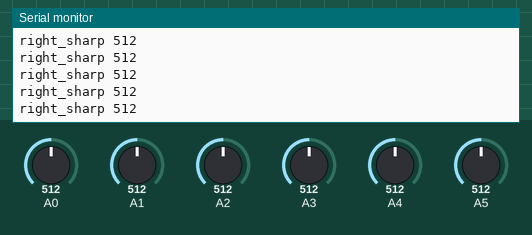
A sketch run on a simulated Arduino Uno, built with avr-gcc and run on an emulated ATmega328P. Parts: the last lines printed to the serial monitor. The inputs (shaded band) are chosen by the test bench; at power-on: A1 = 512, A0 = 512, A2 = 512, A3 = 512, A4 = 512, A5 = 512.

Above: at 1.2 s.
1.3 s: A1 set to 716
At 1.56 s:
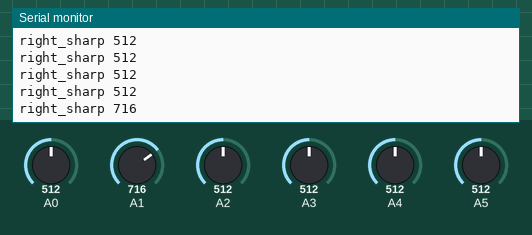
2.8 s: A1 set to 992
At 2.97 s:
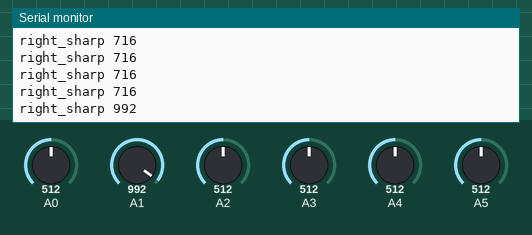
Timing chart, 0 to 5.8 s (numbered marks = the images above; inputs shaded):
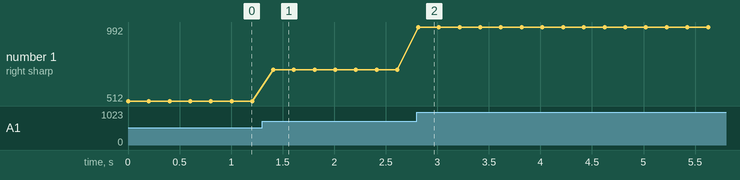

Measured:
- after the input at 1.3 s, the serial monitor: prints a new line after 0.11 s (image 1)
- after the input at 2.8 s, the serial monitor: prints a new line at once (image 2)
- plotted number 1: 512 → 716 after the input at 1.3 s, 716 → 992 after the input at 2.8 s

The sketch:

sensors_test.ino
```cpp
#include "sensors.h"


void setup() {

	Serial.begin(9600);
}

void loop() {

	read_sensors_data();

	/*Serial.print("[");
	Serial.print(left_sharp());
	Serial.print(", ");
	Serial.print(right_sharp());
	Serial.print(", ");
	Serial.print(ldr0());
	Serial.print(", ");
	Serial.print(ldr1());
	Serial.print(", ");
	Serial.print(ldr2());
	Serial.print(", ");
	Serial.print(ldr3());
	Serial.println("]");//*/

/*	Serial.print("left_sharp");
	Serial.print(" ");
	Serial.print(left_sharp());//*/

	Serial.print("right_sharp");
	Serial.print(" ");
	Serial.println(right_sharp());


	delay(200);
}
```

sensors.cpp
```cpp
#include "Arduino.h"

int  leftSharp;
int rightSharp;
int ldr_0, ldr_1, ldr_2, ldr_3;

void read_sensors_data() {

    leftSharp  = analogRead(0);
    rightSharp = analogRead(1);

    ldr_0 = analogRead(2);
    ldr_1 = analogRead(3);
    ldr_2 = analogRead(4);
    ldr_3 = analogRead(5);
}

int left_sharp() {
    return leftSharp;
}

int right_sharp() {
    return rightSharp;
}

int ldr0() {
    return ldr_0;
}

int ldr1() {
    return ldr_1;
}
int ldr2() {
    return ldr_2;
}
int ldr3() {
    return ldr_3;
}
```

sensors.h
```cpp
void read_sensors_data();
int  left_sharp();
int right_sharp();

int ldr0();
int ldr1();
int ldr2();
int ldr3();
```
